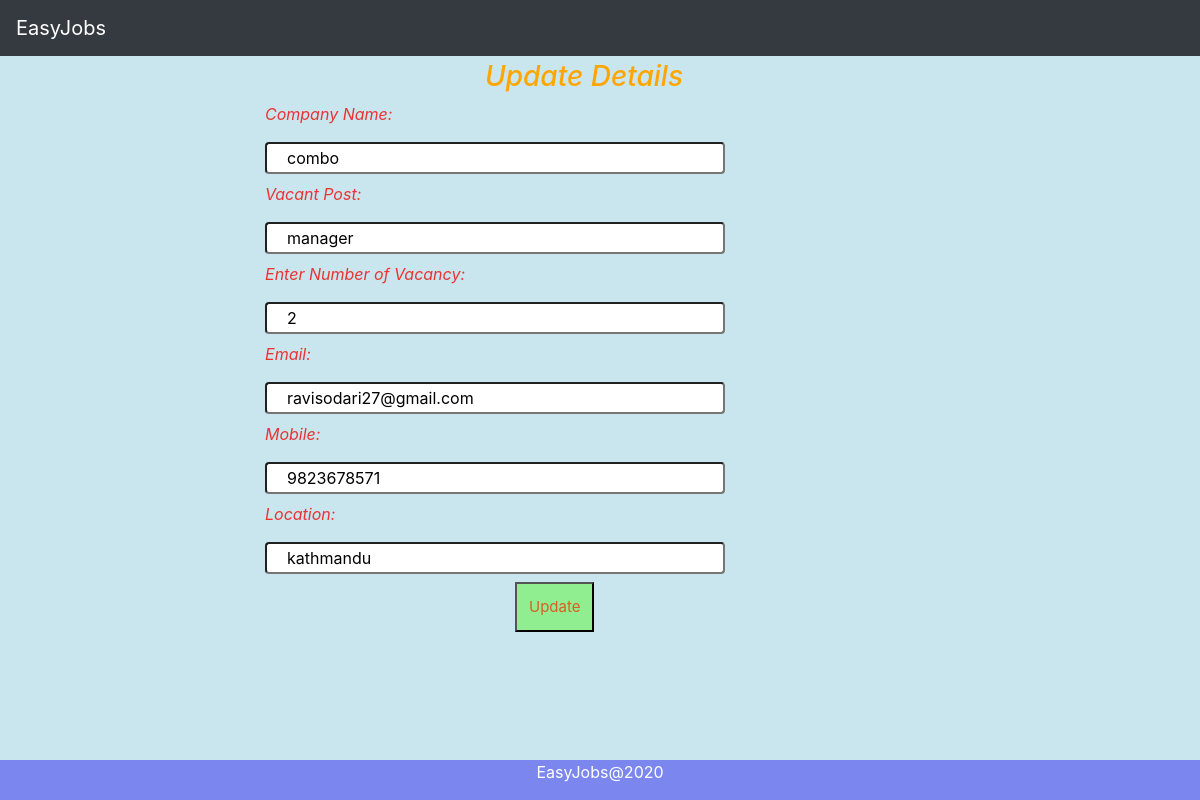
Screenshot of /edit/16 with the database file from the repository.
### easyjob/models.py (models this page shows)
class Company(models.Model):
    cCompanyName=models.CharField(max_length=100)
    cVacantPost=models.CharField(max_length=100)
    cVacancyNumber=models.IntegerField()
    cEmail=models.EmailField(max_length=100)
    cMobile=models.IntegerField()
    cLocation=models.CharField(max_length=50)
    objects= EmpManager()
    class Meta:
        db_table="Company"

### easyjob/views.py (the view)
# urls.py: path('edit/<int:id>', views.edit),
def edit(request, id):
    employee = Company.objects.get(id=id)
    return render(request,'edit.html', {'employee':employee})

### templates/edit.html (shortened to what this page needs)
{% extends 'base.html' %}
{% load static %}
        {% block content %}
<head>
</head>
<body>
<form style="margin-top:60px;margin-left: 250px;" method="POST" class="post-form" action="/update/{{employee.id}}">
    <h3 style="margin-left:220px;  font-style: oblique; color: orange;">Update Details</h3>
    <label >Company Name:</label>  <br>
        <input type="text" name="cCompanyName" value="{{ employee.cCompanyName}}"/> <br>
    <label>Vacant Post:</label> <br>
        <input type="text" name="cVacantPost" value="{{ employee.cVacantPost }}" />  <br>
    <label>Enter Number of Vacancy:</label><br>
        <input type="number" name="cVacancyNumber" value="{{ employee.cVacancyNumber }}" /> <br>
    <label >Email:</label><br>
        <input type="email" name="cEmail" value="{{ employee.cEmail}}" /> <br>
    <label >Mobile:</label>  <br>
        <input type="number" name="cMobile" value="{{ employee.cMobile }}" />  <br>
    <label >Location:</label> <br>
        <input type="text" name="cLocation" value="{{ employee.cLocation }}" />  <br>
    <button type="submit">Update</button>
    </div>
{% endblock %}

### templates/edit.html (style rules this page uses)
input { width: 50%; padding: 2px 20px; margin: 8px 0; box-sizing: border-box; border-radius: 4px; }
button { color: rgb(219, 93, 35); padding: 12px; border: radius 13px; background-color: lightgreen; margin-left: 250px; font-size:15px ; }
label { color:rgb(235, 51, 51); font-style: oblique; }

### rows the page displays
Company: cCompanyName "combo", cVacantPost "manager", cVacancyNumber "2", cEmail "ravisodari27@gmail.com", cMobile "9823678571", cLocation "kathmandu"
